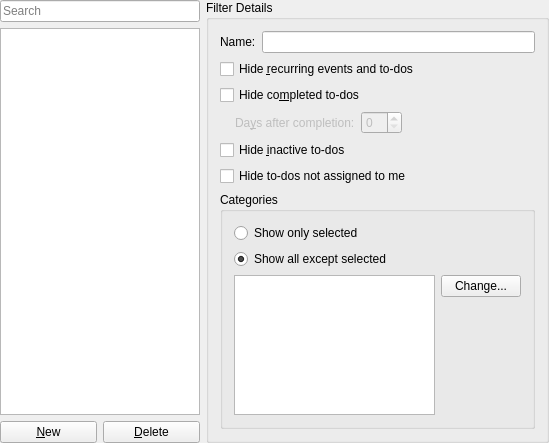
<?xml version="1.0" encoding="UTF-8"?>
<ui version="4.0">
 <class>FilterEdit_base</class>
 <widget class="QWidget" name="FilterEdit_base">
  <property name="geometry">
   <rect>
    <x>0</x>
    <y>0</y>
    <width>549</width>
    <height>443</height>
   </rect>
  </property>
  <layout class="QVBoxLayout" name="verticalLayout_3">
   <property name="leftMargin">
    <number>0</number>
   </property>
   <property name="topMargin">
    <number>0</number>
   </property>
   <property name="rightMargin">
    <number>0</number>
   </property>
   <property name="bottomMargin">
    <number>0</number>
   </property>
   <item>
    <layout class="QHBoxLayout" name="horizontalLayout_2">
     <item>
      <layout class="QVBoxLayout" name="verticalLayout_2">
       <item>
        <layout class="QVBoxLayout" name="verticalLayout">
         <item>
          <widget class="KListWidgetSearchLine" name="searchline">
           <property name="placeholderText">
            <string>Search</string>
           </property>
          </widget>
         </item>
         <item>
          <widget class="QListWidget" name="mRulesList"/>
         </item>
        </layout>
       </item>
       <item>
        <layout class="QHBoxLayout" name="horizontalLayout">
         <item>
          <widget class="QPushButton" name="mNewButton">
           <property name="text">
            <string>&amp;New</string>
           </property>
          </widget>
         </item>
         <item>
          <widget class="QPushButton" name="mDeleteButton">
           <property name="text">
            <string>&amp;Delete</string>
           </property>
          </widget>
         </item>
        </layout>
       </item>
      </layout>
     </item>
     <item>
      <widget class="QGroupBox" name="mDetailsFrame">
       <property name="title">
        <string>Filter Details</string>
       </property>
       <layout class="QGridLayout">
        <property name="leftMargin">
         <number>11</number>
        </property>
        <property name="topMargin">
         <number>11</number>
        </property>
        <property name="rightMargin">
         <number>11</number>
        </property>
        <property name="bottomMargin">
         <number>11</number>
        </property>
        <property name="spacing">
         <number>6</number>
        </property>
        <item row="0" column="0">
         <layout class="QHBoxLayout">
          <property name="spacing">
           <number>6</number>
          </property>
          <property name="leftMargin">
           <number>0</number>
          </property>
          <property name="topMargin">
           <number>0</number>
          </property>
          <property name="rightMargin">
           <number>0</number>
          </property>
          <property name="bottomMargin">
           <number>0</number>
          </property>
          <item>
           <widget class="QLabel" name="textLabel1">
            <property name="text">
             <string comment="filter name">Name:</string>
            </property>
            <property name="buddy">
             <cstring>mNameLineEdit</cstring>
            </property>
           </widget>
          </item>
          <item>
           <widget class="KLineEdit" name="mNameLineEdit">
            <property name="trapEnterKeyEvent" stdset="0">
             <bool>true</bool>
            </property>
           </widget>
          </item>
         </layout>
        </item>
        <item row="1" column="0">
         <widget class="QCheckBox" name="mRecurringCheck">
          <property name="whatsThis">
           <string>Select this option if you do not want to show recurring events and to-dos in your views. Daily and weekly recurring items may take a lot of space, so it might be handy to hide them.</string>
          </property>
          <property name="text">
           <string>Hide &amp;recurring events and to-dos</string>
          </property>
         </widget>
        </item>
        <item row="2" column="0">
         <widget class="QCheckBox" name="mCompletedCheck">
          <property name="whatsThis">
           <string>If this box is checked, the filter will hide all to-do items from the list, that have been completed. Optionally, only items that have been completed a given number of days are hidden.</string>
          </property>
          <property name="text">
           <string>Hide co&amp;mpleted to-dos</string>
          </property>
         </widget>
        </item>
        <item row="3" column="0">
         <layout class="QHBoxLayout">
          <property name="spacing">
           <number>6</number>
          </property>
          <property name="leftMargin">
           <number>0</number>
          </property>
          <property name="topMargin">
           <number>0</number>
          </property>
          <property name="rightMargin">
           <number>0</number>
          </property>
          <property name="bottomMargin">
           <number>0</number>
          </property>
          <item>
           <spacer>
            <property name="orientation">
             <enum>Qt::Horizontal</enum>
            </property>
            <property name="sizeType">
             <enum>QSizePolicy::Fixed</enum>
            </property>
            <property name="sizeHint" stdset="0">
             <size>
              <width>15</width>
              <height>20</height>
             </size>
            </property>
           </spacer>
          </item>
          <item>
           <widget class="QLabel" name="mCompletedTimeSpanLabel">
            <property name="enabled">
             <bool>false</bool>
            </property>
            <property name="whatsThis">
             <string>This option will allow you to select which completed to-dos should be hidden. When you choose &lt;i&gt;Immediately&lt;/i&gt;, it will hide the to-do as soon as you check it. You can increase or decrease the number of days in the spinbox.</string>
            </property>
            <property name="text">
             <string>Da&amp;ys after completion:</string>
            </property>
            <property name="buddy">
             <cstring>mCompletedTimeSpan</cstring>
            </property>
           </widget>
          </item>
          <item>
           <widget class="QSpinBox" name="mCompletedTimeSpan">
            <property name="enabled">
             <bool>false</bool>
            </property>
            <property name="whatsThis">
             <string>Here you can give the number of days a to-do item has to be completed to be hidden from the to-do list. If you select &quot;Immediately&quot;, all completed to-dos will be hidden. If you, for example, choose a value of 1, all to-do items will be hidden, that have been marked finished longer than 24 hours ago.</string>
            </property>
           </widget>
          </item>
          <item>
           <spacer>
            <property name="orientation">
             <enum>Qt::Horizontal</enum>
            </property>
            <property name="sizeType">
             <enum>QSizePolicy::Expanding</enum>
            </property>
            <property name="sizeHint" stdset="0">
             <size>
              <width>16</width>
              <height>21</height>
             </size>
            </property>
           </spacer>
          </item>
         </layout>
        </item>
        <item row="4" column="0">
         <widget class="QCheckBox" name="mHideInactiveTodosCheck">
          <property name="whatsThis">
           <string>This option hides all to-dos from your list, where the start date has not been reached. (Note that the start date is not the due date of the to-do item.)</string>
          </property>
          <property name="text">
           <string>Hide &amp;inactive to-dos</string>
          </property>
         </widget>
        </item>
        <item row="6" column="0">
         <widget class="QGroupBox" name="mCategoriesButtonGroup">
          <property name="title">
           <string>Categories</string>
          </property>
          <layout class="QGridLayout">
           <property name="leftMargin">
            <number>11</number>
           </property>
           <property name="topMargin">
            <number>11</number>
           </property>
           <property name="rightMargin">
            <number>11</number>
           </property>
           <property name="bottomMargin">
            <number>11</number>
           </property>
           <property name="spacing">
            <number>6</number>
           </property>
           <item row="2" column="0" rowspan="2">
            <widget class="QListWidget" name="mCatList">
             <property name="selectionMode">
              <enum>QAbstractItemView::NoSelection</enum>
             </property>
            </widget>
           </item>
           <item row="3" column="1">
            <spacer>
             <property name="orientation">
              <enum>Qt::Vertical</enum>
             </property>
             <property name="sizeType">
              <enum>QSizePolicy::Expanding</enum>
             </property>
             <property name="sizeHint" stdset="0">
              <size>
               <width>20</width>
               <height>110</height>
              </size>
             </property>
            </spacer>
           </item>
           <item row="1" column="0" colspan="2">
            <widget class="QRadioButton" name="mCatHideCheck">
             <property name="whatsThis">
              <string>When this option is enabled, this filter will show all items which do &lt;i&gt;not&lt;/i&gt; contain the selected categories.</string>
             </property>
             <property name="text">
              <string>Show all except selected</string>
             </property>
             <property name="shortcut">
              <string/>
             </property>
             <property name="checked">
              <bool>true</bool>
             </property>
            </widget>
           </item>
           <item row="0" column="0" colspan="2">
            <widget class="QRadioButton" name="mCatShowCheck">
             <property name="whatsThis">
              <string>When this option is enabled, this filter will show all items containing at least the selected items.</string>
             </property>
             <property name="text">
              <string>Show only selected</string>
             </property>
             <property name="shortcut">
              <string/>
             </property>
            </widget>
           </item>
           <item row="2" column="1">
            <widget class="QPushButton" name="mCatEditButton">
             <property name="text">
              <string>Change...</string>
             </property>
             <property name="shortcut">
              <string/>
             </property>
            </widget>
           </item>
          </layout>
         </widget>
        </item>
        <item row="5" column="0">
         <widget class="QCheckBox" name="mHideTodosNotAssignedToMeCheck">
          <property name="whatsThis">
           <string>This option hides all to-dos from your list which are assigned to someone else.&lt;br&gt;
Only to-dos which have least one attendee will be checked.  If you are not in the list of attendees the to-do will be hidden.</string>
          </property>
          <property name="text">
           <string>Hide to-dos not assigned to me</string>
          </property>
          <property name="shortcut">
           <string/>
          </property>
         </widget>
        </item>
       </layout>
      </widget>
     </item>
    </layout>
   </item>
  </layout>
 </widget>
 <customwidgets>
  <customwidget>
   <class>KLineEdit</class>
   <extends>QLineEdit</extends>
   <header>klineedit.h</header>
  </customwidget>
  <customwidget>
   <class>KListWidgetSearchLine</class>
   <extends>QLineEdit</extends>
   <header>klistwidgetsearchline.h</header>
  </customwidget>
 </customwidgets>
 <tabstops>
  <tabstop>searchline</tabstop>
  <tabstop>mRulesList</tabstop>
  <tabstop>mNewButton</tabstop>
  <tabstop>mDeleteButton</tabstop>
  <tabstop>mNameLineEdit</tabstop>
  <tabstop>mRecurringCheck</tabstop>
  <tabstop>mCompletedCheck</tabstop>
  <tabstop>mCompletedTimeSpan</tabstop>
  <tabstop>mHideInactiveTodosCheck</tabstop>
  <tabstop>mHideTodosNotAssignedToMeCheck</tabstop>
  <tabstop>mCatShowCheck</tabstop>
  <tabstop>mCatHideCheck</tabstop>
  <tabstop>mCatList</tabstop>
  <tabstop>mCatEditButton</tabstop>
 </tabstops>
 <resources/>
 <connections/>
</ui>
